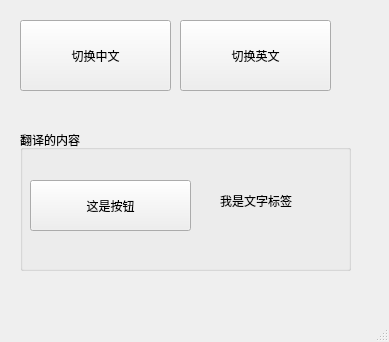
<?xml version="1.0" encoding="UTF-8"?>
<ui version="4.0">
 <class>MainWindow</class>
 <widget class="QMainWindow" name="MainWindow">
  <property name="geometry">
   <rect>
    <x>0</x>
    <y>0</y>
    <width>389</width>
    <height>342</height>
   </rect>
  </property>
  <property name="windowTitle">
   <string>MainWindow</string>
  </property>
  <widget class="QWidget" name="centralwidget">
   <widget class="QGroupBox" name="groupBox">
    <property name="geometry">
     <rect>
      <x>20</x>
      <y>130</y>
      <width>331</width>
      <height>141</height>
     </rect>
    </property>
    <property name="title">
     <string>翻译的内容</string>
    </property>
    <widget class="QLabel" name="label">
     <property name="geometry">
      <rect>
       <x>200</x>
       <y>50</y>
       <width>111</width>
       <height>41</height>
      </rect>
     </property>
     <property name="text">
      <string>我是文字标签</string>
     </property>
    </widget>
    <widget class="QPushButton" name="pushButton">
     <property name="geometry">
      <rect>
       <x>10</x>
       <y>50</y>
       <width>161</width>
       <height>51</height>
      </rect>
     </property>
     <property name="text">
      <string>这是按钮</string>
     </property>
    </widget>
   </widget>
   <widget class="QPushButton" name="btn_Chinese">
    <property name="geometry">
     <rect>
      <x>20</x>
      <y>20</y>
      <width>151</width>
      <height>71</height>
     </rect>
    </property>
    <property name="text">
     <string>切换中文</string>
    </property>
   </widget>
   <widget class="QPushButton" name="btn_English">
    <property name="geometry">
     <rect>
      <x>180</x>
      <y>20</y>
      <width>151</width>
      <height>71</height>
     </rect>
    </property>
    <property name="text">
     <string>切换英文</string>
    </property>
   </widget>
  </widget>
  <widget class="QMenuBar" name="menubar">
   <property name="geometry">
    <rect>
     <x>0</x>
     <y>0</y>
     <width>389</width>
     <height>26</height>
    </rect>
   </property>
  </widget>
  <widget class="QStatusBar" name="statusbar"/>
 </widget>
 <resources/>
 <connections/>
</ui>
